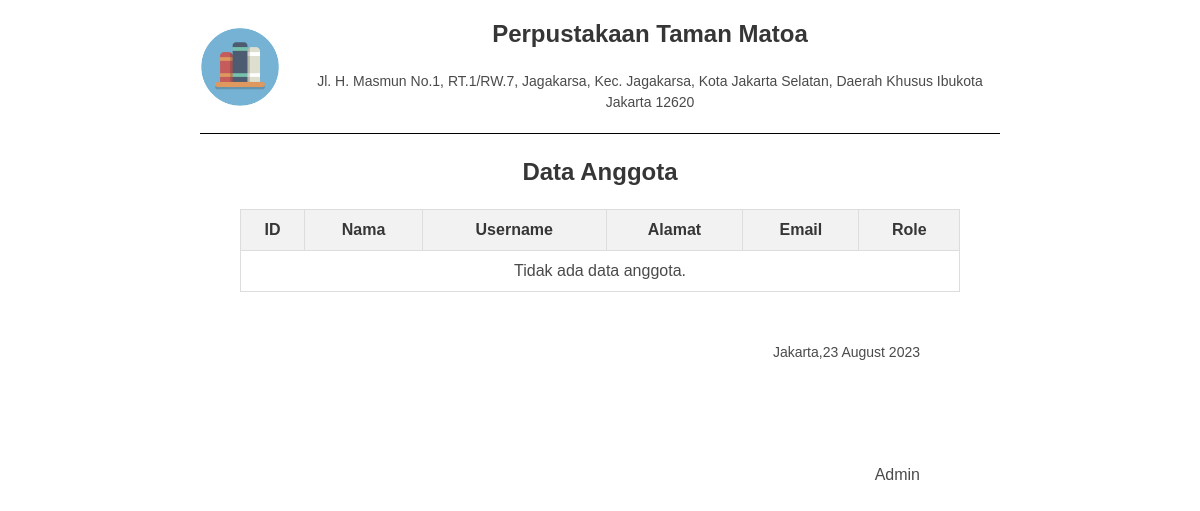
The page /laporan/laporan_DataAnggota.php on the database as committed earlier.
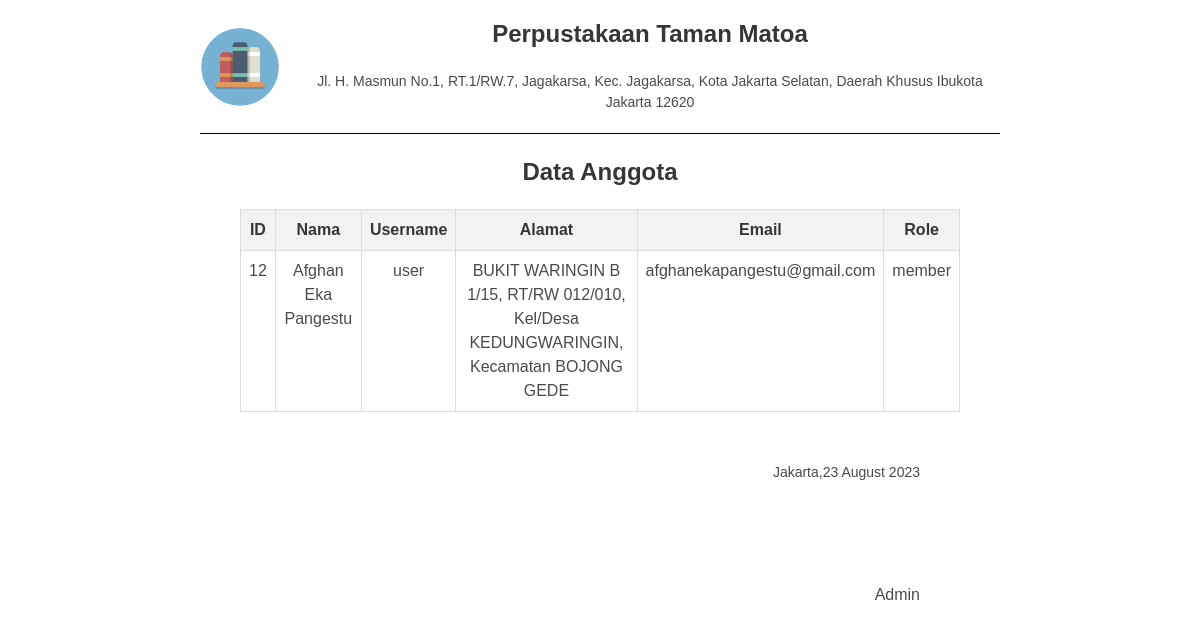
The same page on the database as committed later.
### tables this page shows
CREATE TABLE `anggota` (
  `id` int NOT NULL,
  `username` varchar(100) NOT NULL,
  `password` varchar(255) NOT NULL,
  `nama` varchar(100) NOT NULL,
  `alamat` varchar(255) NOT NULL,
  `email` varchar(100) NOT NULL,
  `role` varchar(50) DEFAULT NULL
);

### laporan/laporan_DataAnggota.php (the view, shortened to what this page needs)
<!DOCTYPE html>
<html lang="en">
<head>
  <link rel="stylesheet" href="https://cdnjs.cloudflare.com/ajax/libs/bulma/0.9.3/css/bulma.min.css">
</head>
<body>
  <div class="container">
    <div class="kop-surat">
      <img src="../assets/icon.png" alt="Logo Perpustakaan" class="logo">
      <div class="judul-alamat">
        <h1 class="title judul">Perpustakaan Taman Matoa</h1>
        <p class="alamat">Jl. H. Masmun No.1, RT.1/RW.7, Jagakarsa, Kec. Jagakarsa, Kota Jakarta Selatan, Daerah Khusus Ibukota Jakarta 12620</p>
      </div>
    </div>
    <div class="garis"></div>
    <h1 class="title judul mt-5">Data Anggota</h1>
    <table>
      <thead>
        <tr>
          <th>ID</th>
          <th>Nama</th>
          <th>Username</th>
          <th>Alamat</th>
          <th>Email</th>
          <th>Role</th>
        </tr>
      </thead>
      <tbody>
        <?php
        include '../koneksi.php';
        $query = "SELECT * FROM anggota";
        $result = mysqli_query($conn, $query);
        if (mysqli_num_rows($result) > 0) {
          while ($row = mysqli_fetch_assoc($result)) {
            $id = $row['id'];
            $nama = $row['nama'];
            $username = $row['username'];
            $alamat = $row['alamat'];
            $email = $row['email'];
            $role = $row['role'];
            ?>
            <tr>
              <td><?php echo $id; ?></td>
              <td><?php echo $nama; ?></td>
              <td><?php echo $username; ?></td>
              <td><?php echo $alamat; ?></td>
              <td><?php echo $email; ?></td>
              <td><?php echo $role; ?></td>
            </tr>
          <?php
          }
        } else {
          ?>
          <tr>
            <td colspan="6">Tidak ada data anggota.</td>
          </tr>
        <?php
        }
        ?>
      </tbody>
    </table>
    <div class="tanda-tangan">
      <div class="lokasi-tanggal">
        <p>Jakarta,<?php echo date('d F Y'); ?></p>
      </div>
      <div class="ttd">
        <p>Admin</p>
      </div>
    </div>
  </div>
</body>
</html>

### laporan/laporan_DataAnggota.php (style rules this page uses)
body { font-family: Arial, sans-serif; }
.container { margin: 20px auto; max-width: 800px; text-align: center; }
.kop-surat { display: flex; justify-content: center; align-items: center; margin-bottom: 20px; }
.logo { width: 80px; height: auto; margin-right: 20px; }
.judul-alamat { text-align: center; }
.judul { font-size: 24px; margin-bottom: 5px; }
.alamat { font-size: 14px; }
.garis { margin-top: 20px; border-top: 1px solid #000; }
table { border-collapse: collapse; width: 90%; margin: 20px auto; }
th, td { border: 1px solid #ddd; padding: 8px; text-align: left; }
th { background-color: #f2f2f2; }
.tanda-tangan { text-align: right; margin-top: 50px; margin-right: 80px; }
.ttd { margin-top: 20px; }
.lokasi-tanggal { font-size: 14px; margin-top: 10px; margin-bottom: 100px; }

Rows that differ between the two databases and show on the page:
added anggota: id "12", nama "Afghan Eka Pangestu", username "user", alamat "BUKIT WARINGIN B 1/15, RT/RW 012/010, Kel/Desa KEDUNGWARINGIN, Kecamatan BOJONG GEDE", email "afghanekapangestu@gmail.com", role "member"
Other text that changed with them:
text no longer shown: "Tidak ada data anggota."
